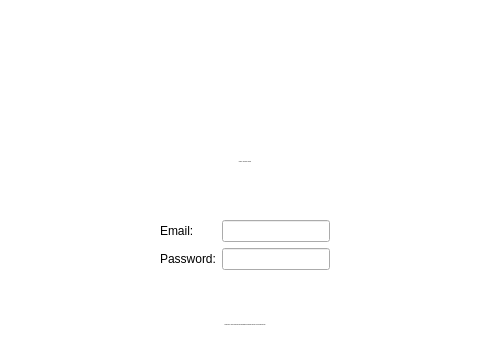
     <widget class="QWidget" name="pLogin">
      <property name="styleSheet">
       <string notr="true">background: transparent;</string>
      </property>
      <layout class="QVBoxLayout" name="verticalLayout_4">
       <property name="spacing">
        <number>5</number>
       </property>
       <property name="leftMargin">
        <number>20</number>
       </property>
       <property name="topMargin">
        <number>25</number>
       </property>
       <property name="rightMargin">
        <number>20</number>
       </property>
       <item>
        <widget class="QToolButton" name="toolButton">
         <property name="sizePolicy">
          <sizepolicy hsizetype="Minimum" vsizetype="Fixed">
           <horstretch>0</horstretch>
           <verstretch>0</verstretch>
          </sizepolicy>
         </property>
         <property name="focusPolicy">
          <enum>Qt::NoFocus</enum>
         </property>
         <property name="styleSheet">
          <string notr="true">border: none;
</string>
         </property>
         <property name="text">
          <string/>
         </property>
         <property name="icon">
          <iconset resource="../Resources_macx.qrc">
           <normaloff>:/images/app_128.png</normaloff>:/images/app_128.png</iconset>
         </property>
         <property name="iconSize">
          <size>
           <width>128</width>
           <height>128</height>
          </size>
         </property>
        </widget>
       </item>
       <item>
        <widget class="QLabel" name="lLogin">
         <property name="font">
          <font>
           <pointsize>-1</pointsize>
           <weight>50</weight>
           <italic>false</italic>
           <bold>false</bold>
          </font>
         </property>
         <property name="focusPolicy">
          <enum>Qt::StrongFocus</enum>
         </property>
         <property name="styleSheet">
          <string notr="true"/>
         </property>
         <property name="text">
          <string>Login to your MEGA account</string>
         </property>
         <property name="alignment">
          <set>Qt::AlignCenter</set>
         </property>
        </widget>
       </item>
       <item>
        <spacer name="verticalSpacer_3">
         <property name="orientation">
          <enum>Qt::Vertical</enum>
         </property>
         <property name="sizeHint" stdset="0">
          <size>
           <width>20</width>
           <height>40</height>
          </size>
         </property>
        </spacer>
       </item>
       <item>
        <widget class="QWidget" name="wLoginForm" native="true">
         <property name="styleSheet">
          <string notr="true"/>
         </property>
         <layout class="QFormLayout" name="formLayout">
          <property name="fieldGrowthPolicy">
           <enum>QFormLayout::AllNonFixedFieldsGrow</enum>
          </property>
          <property name="labelAlignment">
           <set>Qt::AlignLeading|Qt::AlignLeft|Qt::AlignVCenter</set>
          </property>
          <property name="leftMargin">
           <number>140</number>
          </property>
          <property name="topMargin">
           <number>12</number>
          </property>
          <property name="rightMargin">
           <number>140</number>
          </property>
          <item row="1" column="0">
           <widget class="QLabel" name="lLoginEmail">
            <property name="text">
             <string>Email:</string>
            </property>
           </widget>
          </item>
          <item row="1" column="1">
           <widget class="QLineEdit" name="eLoginEmail">
            <property name="styleSheet">
             <string notr="true">background: none;</string>
            </property>
           </widget>
          </item>
          <item row="2" column="0">
           <widget class="QLabel" name="lLoginPassword">
            <property name="text">
             <string>Password:</string>
            </property>
           </widget>
          </item>
          <item row="2" column="1">
           <widget class="QLineEdit" name="eLoginPassword">
            <property name="styleSheet">
             <string notr="true">background: none;</string>
            </property>
            <property name="echoMode">
             <enum>QLineEdit::Password</enum>
            </property>
           </widget>
          </item>
         </layout>
        </widget>
       </item>
       <item>
        <spacer name="vsLogin">
         <property name="orientation">
          <enum>Qt::Vertical</enum>
         </property>
         <property name="sizeHint" stdset="0">
          <size>
           <width>20</width>
           <height>40</height>
          </size>
         </property>
        </spacer>
       </item>
       <item>
        <widget class="QLabel" name="lVerify">
         <property name="font">
          <font>
           <pointsize>-1</pointsize>
          </font>
         </property>
         <property name="focusPolicy">
          <enum>Qt::StrongFocus</enum>
         </property>
         <property name="text">
          <string>Please verify your account using the confirmation link that we have sent to your email account</string>
         </property>
         <property name="alignment">
          <set>Qt::AlignCenter</set>
         </property>
         <property name="wordWrap">
          <bool>true</bool>
         </property>
        </widget>
       </item>
      </layout>
     </widget>
